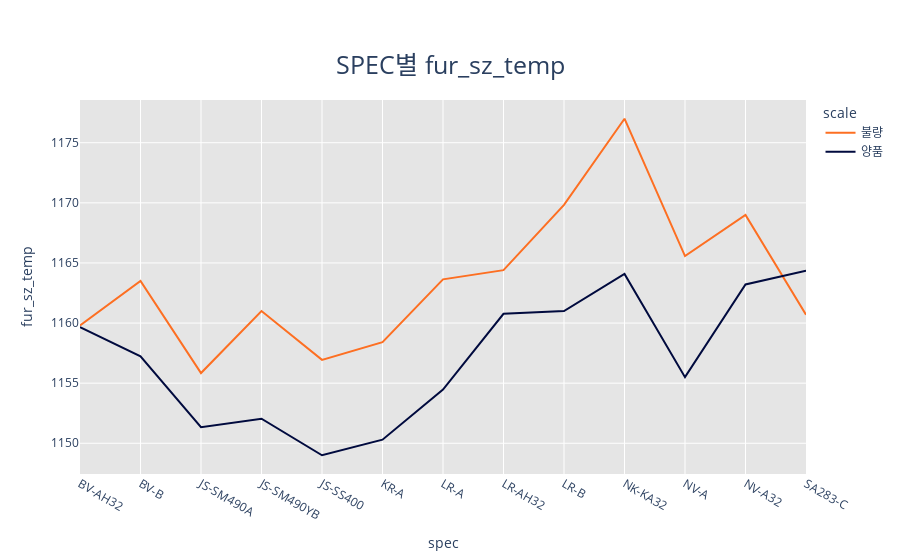

Write notebook code for a chart like this one.
### Markdown cell above
### ---------발표 이후 자료-----------

### Code cell
fig = px.line(ans01, x='spec',y='fur_sz_temp', color='scale', title='SPEC별 fur_sz_temp')
fig.data[1].line.color = "#000A3E"
fig.data[0].line.color = "#FD6F22"
fig.update_layout(plot_bgcolor="#E5E5E5")
fig.update_layout(
title={
'y':0.9,
'x':0.5,
'xanchor': 'center',
'yanchor': 'top'},
title_font_size=25
)
newnames = {'0':'불량', '1': '양품'}
fig.for_each_trace(lambda t: t.update(name = newnames[t.name]))
# fig.write_image("six_project_line.png")

### Figure 1 — Plotly figure (JSON) as saved in the notebook; plotly's stock layout.template omitted (floating-point values rounded to 4 significant figures)
{"data": [{"hovertemplate": "scale=0<br>spec=%{x}<br>fur_sz_temp=%{y}<extra></extra>", "legendgroup": "0", "line": {"color": "#FD6F22", "dash": "solid"}, "marker": {"symbol": "circle"}, "mode": "lines", "name": "불량", "orientation": "v", "showlegend": true, "type": "scatter", "x": ["BV-AH32", "BV-B", "JS-SM490A", "JS-SM490YB", "JS-SS400", "KR-A", "LR-A", "LR-AH32", "LR-B", "NK-KA32", "NV-A", "NV-A32", "SA283-C"], "xaxis": "x", "y": [1160.0, 1164.0, 1156.0, 1161, 1157.0, 1158.0, 1164.0, 1164.0, 1170.0, 1177, 1166.0, 1169, 1161.0], "yaxis": "y"}, {"hovertemplate": "scale=1<br>spec=%{x}<br>fur_sz_temp=%{y}<extra></extra>", "legendgroup": "1", "line": {"color": "#000A3E", "dash": "solid"}, "marker": {"symbol": "circle"}, "mode": "lines", "name": "양품", "orientation": "v", "showlegend": true, "type": "scatter", "x": ["BV-AH32", "BV-B", "JS-SM490A", "JS-SM490YB", "JS-SS400", "KR-A", "LR-A", "LR-AH32", "LR-B", "NK-KA32", "NV-A", "NV-A32", "SA283-C"], "xaxis": "x", "y": [1160.0, 1157.0, 1151.0, 1152.0, 1149, 1150.0, 1154.0, 1161.0, 1161, 1164.0, 1156.0, 1163.0, 1164.0], "yaxis": "y"}], "layout": {"legend": {"title": {"text": "scale"}, "tracegroupgap": 0}, "plot_bgcolor": "#E5E5E5", "title": {"font": {"size": 25}, "text": "SPEC별 fur_sz_temp", "x": 0.5, "xanchor": "center", "y": 0.9, "yanchor": "top"}, "xaxis": {"anchor": "y", "domain": [0, 1], "title": {"text": "spec"}}, "yaxis": {"anchor": "x", "domain": [0, 1], "title": {"text": "fur_sz_temp"}}}}
